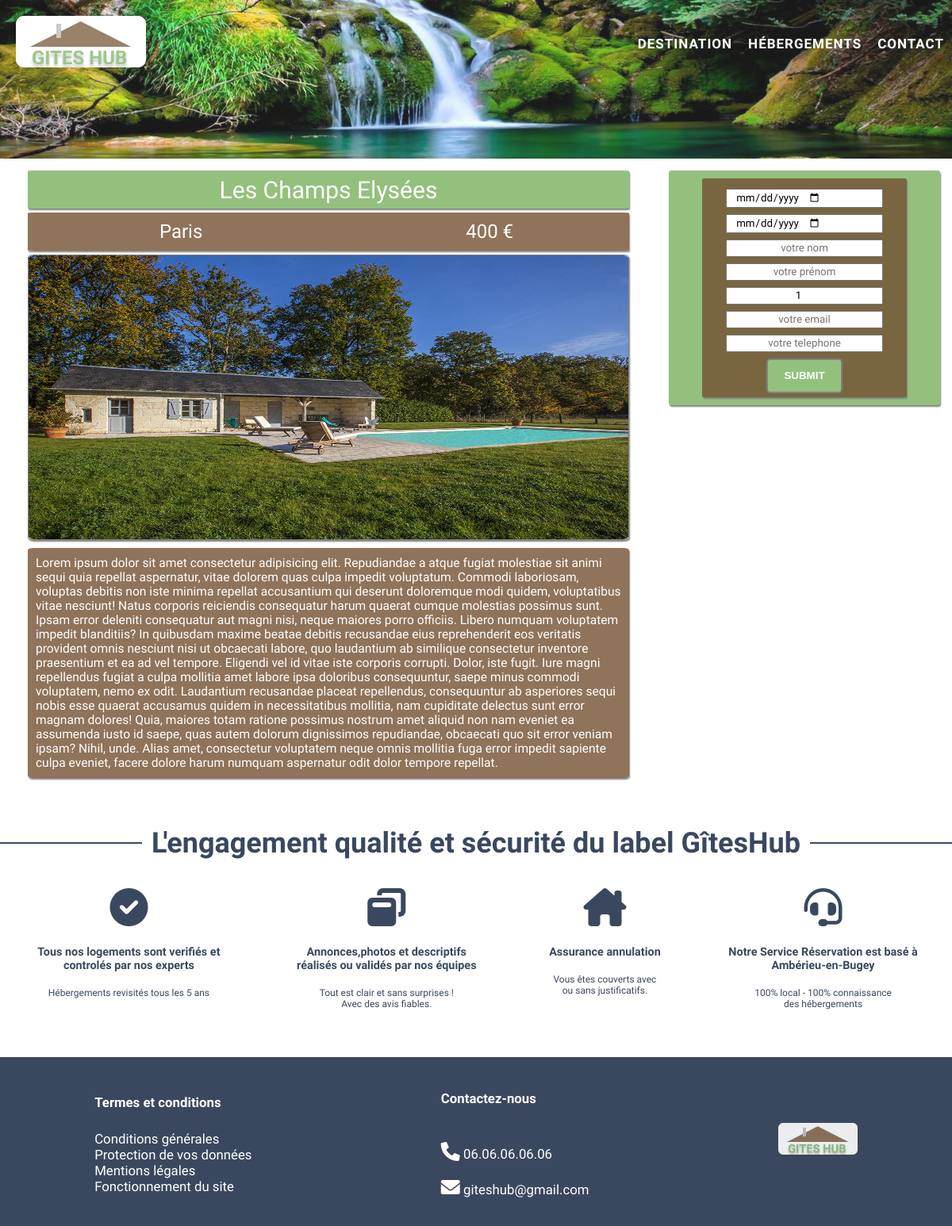
Page /user/page3.php?id=4 on the committed database.
### tables this page shows
CREATE TABLE IF NOT EXISTS `info_logement` (
  `id_logement` int(15) NOT NULL AUTO_INCREMENT,
  `ville` varchar(255) NOT NULL,
  `departement` varchar(255) NOT NULL,
  `adresse` varchar(255) NOT NULL,
  `description` text NOT NULL,
  `disponibilite` varchar(255) NOT NULL,
  `nb_couchage` varchar(255) NOT NULL,
  `nb_pieces` varchar(255) NOT NULL,
  `prix` varchar(255) NOT NULL,
  `type_logement` varchar(255) NOT NULL,
  `nom_logement` varchar(250) NOT NULL,
  `img` text NOT NULL,
  PRIMARY KEY (`id_logement`)
);

### class/gite.php (called while the page is built, shortened)
<?php
class Gite {
    private $_ville ;
    private $_description;
    private $_prix;
    private $_nom_logement;
    private $_img;
        private function hydrate(array $datas){
        foreach($datas as $key => $value){
        $method = 'set' . ucfirst($key);
        }
}
public function getVille(){
    return $this->_ville;
}
public function setVille($ville){
    $this->_ville = $ville;
}
public function getDescription(){
    return $this->_description;
}
public function setDescription($description){
    $this->_description = $description;
}
public function getPrix(){
    return $this->_prix;
}
public function setPrix($prix){
    $this->_prix = $prix;
}
public function getNom_logement(){
    return $this->_nom_logement;
}
public function setNom_logement($nom_logement){
    $this->_nom_logement = $nom_logement;
}
public function getImg(){
    return $this->_img;
}
public function setImg($img){
    $this->_img = $img;
}
}

### user/page3.php (the view, shortened to what this page needs)
<?php
    require_once '../connect/connect.php';
    require_once '../class/gite.php';
    $id_logement = $_GET['id'];
    $req = $db->prepare ('SELECT `id_logement`, `nom_logement`, departement, adresse, `description`, nb_couchage, nb_pieces, prix, ville, img FROM `info_logement` WHERE `id_logement` = :id');
    $req->bindParam('id', $id_logement, PDO::PARAM_INT);
    $req->execute();
    $datas = [];
    while($data = $req->fetch(PDO::FETCH_ASSOC)){
        $datas[] = new Gite($data);
    }
?>
<!DOCTYPE html>
<html lang="en">
<head>
    <link rel="stylesheet" href="../templates\css\style.css">
    <link rel="stylesheet" href="https://cdnjs.cloudflare.com/ajax/libs/font-awesome/6.0.0/css/all.min.css" />
</head>
<body>
    <header class="main-header2">
        <div class="en-tete">
            <figure>
            <a href="../index.php"><img src="../templates/images/logoGITESHUB.png"></a>
            </figure>
            <nav id="main-menu">
                <ul>
                    <li><a href="../index.php">Destination</a></li>
                    <li><a href="./list-gite.php">Hébergements</a></li>
                    <li><a href="#contact">Contact</a></li>
                </ul>
            </nav>
        </div>
    </header>
<?php
foreach($datas as $gite){
?>
    <main class="infogite">
        <section class="infos">
            <div class="nom-gite"><?= $gite->getNom_logement()?></div>
            <div class="lieu-gite" >
                <h4><?= $gite->getVille()?></h4>
                <h4><?= $gite->getPrix() . ' € ' ?></h4>
            </div>
            <figure class="img-gite2">
            <img src="../templates/images/<?=$gite->getImg()?>" alt="">
            </figure>
            <div class="description">
                <?= $gite->getDescription() ?>
            </div>
        </section>
<?php
    }
?>
        <aside class="formulaire2">
            <form action="valid-reserv.php" method="POST" class="reservation">
                <input type="date"class="form2" id="date" placeholder="Arrivée" name="date">
                <input type="date"class="form2" id="date" placeholder="Arrivée" name="date">
                <input type="text" class="form2 form2-name" id="name" placeholder="votre nom" name="lastname">
                <input type="text" class="form2 form2-name" id="lastname" placeholder="votre prénom" name="firstname">
                <input type="number" class="form2 form2-number" id="number" placeholder="Nombre de personnes" name="nb_personnes" placeholder="1 pers." min="1" max="16" value="1">
                <input type="email" class="form2" id="email" placeholder="votre email" name="email">
                <input type="tel" class="form2" id="tel" placeholder="votre telephone" name="num_tel" maxlength="10">
                <button type="submit" class="btn-submit" name="submit">Submit</button>
            </form>
    </main>
    <div class="ligne-horizontale">
    <h2 class="title_h2">L'engagement qualité et sécurité du label GîtesHub</h2>
  </div>
  <div class="wrapper_qual">
    <div class="wrapper_info">
    <i class="fa-solid fa-circle-check"></i>
    <h5>Tous nos logements sont verifiés et controlés par nos experts</h5> <br>
    <p>Hébergements revisités tous les 5 ans</p>
    </div>
    <div class="wrapper_info">
    <i class="fa-solid fa-window-restore"></i>
    <h5>Annonces,photos et descriptifs réalisés ou validés par nos équipes</h5> <br>
    <p>Tout est clair et sans surprises ! <br> Avec des avis fiables. </p>
    </div>
    <div class="wrapper_info">
    <i class="fa-solid fa-house-chimney"></i>
    <h5>Assurance annulation </h5> <br>
    <p>Vous êtes couverts avec <br> ou sans justificatifs.</p>
    </div>
    <div class="wrapper_info">
    <i class="fa-solid fa-headset"></i>
    <h5>Notre Service Réservation est basé à Ambérieu-en-Bugey</h5> <br>
    <p>100% local - 100% connaissance <br> des hébergements</p>
    </div>
  </div>
    <footer>
    <div class="contact">
        <h6>Termes et conditions</h6><br>
        <p>Conditions générales <br> Protection de vos données<br>Mentions légales<br>Fonctionnement du site</p>
    </div>
    <div id="contact">
        <h6>Contactez-nous</h6> <br><br>
        <div><i class="fa-solid fa-phone"></i>  06.06.06.06.06</div> <br>
        <div><i class="fa-solid fa-envelope"></i> giteshub@gmail.com</div>
    </div>
        <figure>
            <a href="../index.php"><img class="img-footer"src="../templates/images/logoGITESHUB.png"></a>
        </figure>
    </footer>
</body>
</html>

### templates/css/style.css (style rules this page uses)
* { margin: 0; padding: 0; font-family: 'Oxygen'; box-sizing: border-box; }
html { scroll-behavior: smooth; }
.main-header2 { background: url('../images/newbg.jpg') center center/cover; opacity: 90%; height: 200px; }
.en-tete { display: flex; justify-content: space-between; padding: 20px 0 0 20px; }
#main-menu ul { display: flex; list-style-type: none; flex-wrap: wrap; justify-content: space-between; }
#main-menu > ul > li { margin: 0 auto; }
#main-menu > ul > li > a { font-size: 17px; letter-spacing: 1px; font-weight: 600; color:white; text-decoration: none; font-style: normal; text-transform: uppercase; line-height: 70px; padding: 0 10px; }
.wrapper_qual { display: flex; justify-content: space-around; }
.wrapper_info { text-align: center; }
.wrapper_info > i { font-size: 4vw; color: #3a485f; margin-bottom: 2vw; }
.wrapper_info > h5 { font-size: 1.2vw; max-width: 20vw; color: #3a485f; text-align: center; }
.wrapper_info > p { color: #3a485f; font-size: 1vw; }
.title_h2 { display: block; color: #3a485f ; font-size: 3vw; margin: 3vw 1vw; text-align: center; }
.ligne-horizontale { display: flex; flex-direction: row; }
.ligne-horizontale:before, .ligne-horizontale:after { content: ""; flex: 2 2; border-bottom: 2px solid #3a485f; margin: auto; }
.formulaire2 { display: flex; width: 40%; height: 50%; background-color: rgba(147, 193, 125, 1); margin: 15px; position: sticky; top: 0; box-shadow: 1px 2px 2px gray; flex-direction: column; border-radius: 1%; padding: 10px; }
.reservation { width: 80%; height: auto; background-color: rgba(115, 81, 49, 0.8); margin: 0 auto; box-shadow: 1px 2px 2px gray; border-radius: 1%; padding: 5px; }
.form2 { display: flex; text-align: center; width: 80%; line-height: 1.5vw; margin: 8px auto; }
.btn-submit { display: flex; line-height: 20px; padding: 10px 20px; font-family: sans-serif; background-color: rgba(147, 193, 125, 1); border: 2px solid gray; color:white; cursor: pointer; border-radius: 5px; text-transform: uppercase; font-weight: bolder; margin: 0 auto; }
.infogite { width: 100%; height: auto; display: flex; }
.infos { width: 95%; margin: 15px; }
.nom-gite { display: flex; width: 95%; height: 4vw; background-color: rgba(147, 193, 125, 1); margin: 0 auto; box-shadow: 1px 2px 2px gray; font-size: 2.5vw; color: white; border-radius: 1%; align-items: center; justify-content: space-around; text-transform: capitalize; }
.lieu-gite { width: 95%; height: 4vw; display: flex; background-color: rgba(115, 81, 49, 0.8); margin: 5px auto; box-shadow: 1px 2px 2px gray; color: white; font-size: 1.4rem; justify-content: space-evenly; align-items: center; border-radius: 1%; }
.lieu-gite > h4 { float: left; margin-left: 20px; font-weight: 300; font-size: 2vw; text-transform: capitalize; }
.img-gite2 { width: 95%; height: 30vw; margin: 5px auto; border: 1px solid gray; box-shadow: 1px 2px 2px gray; border-radius: 1%; }
.img-gite2 > img { width: 100%; height: 100%; border-radius: 1%; }
.description { width: 95%; color: white; font-size: 1.3vw; background-color: rgba(115, 81, 49, 0.8); margin: 10px auto; box-shadow: 1px 2px 2px gray; border-radius: 1%; padding: 10px; }
footer { display:flex; height: 20%; background-color: #3a485f; justify-content: space-around; align-items: center; width: 100%; margin-top: 5vw; }
footer > figure { opacity: 90%; }
footer > .contact, #contact, h6 { color: white; font-size: 1.4vw; padding: 3% 0; }
.img-footer { width: 100px; }
.fa-solid { font-size: 2vw; }

### rows in the picture
info_logement: nom_logement "Les Champs Elysées", ville "Paris", prix "400", img (picture), description "Lorem ipsum dolor sit amet consectetur adipisicing elit. Repudiandae a atque fugiat molestiae sit animi sequi quia repellat aspernatur, vitae dolorem quas culpa impedit voluptatum. Commodi laboriosam, voluptas debitis non iste minima repellat accusantium qui deserunt doloremque modi quidem, voluptatibus vitae nesciunt! Natus corporis reiciendis consequatur harum quaerat cumque molestias possimus sunt. Ipsam error deleniti consequatur aut magni nisi, neque maiores porro officiis. Libero numquam voluptatem impedit blanditiis? In quibusdam maxime beatae debitis recusandae eius reprehenderit eos veritatis provident omnis nesciunt nisi ut obcaecati labore, quo laudantium ab similique consectetur…"
